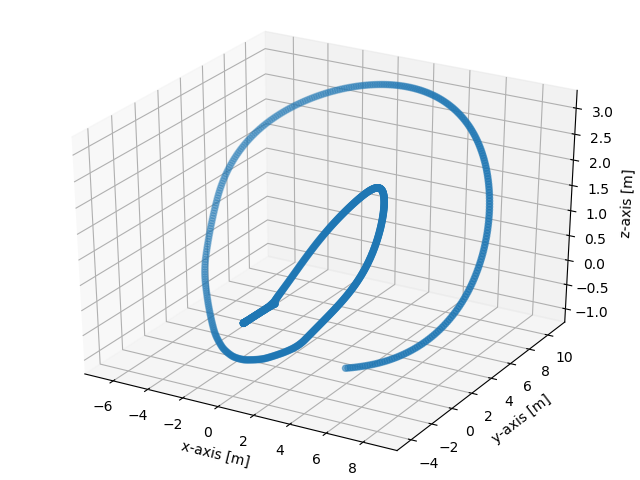

Reproduce this figure in Python.
import scipy
import numpy
import csv
from mpl_toolkits.mplot3d import Axes3D
import matplotlib.pyplot as plt

# imports waypoint data
wp_file = open("waypoints.csv")
row_count = sum(1 for row in wp_file)  # fileObject is your csv.reader
waypoints = numpy.loadtxt(open("waypoints.csv","rb"),delimiter=",")
#print("number of waypoints are", row_count)
if row_count == 1:
   a = waypoints[0]
   b = waypoints[1]
   c = waypoints[2]
else:
   a = waypoints[:,0]
   b = waypoints[:,1]
   c = waypoints[:,2]

# imports data from the run log
with open("run_log.csv", "rb") as f:
    reader = csv.reader(f)
    i = next(reader)

# Parses the header line of data file to find the right columns to plot
for num in range(0,len(i)):
    if i[num] == 'xaxis.var':
        xcolumn = num
    elif i[num] == 'yaxis.var':
        ycolumn = num
    elif i[num] == 'zaxis.var':
        zcolumn = num

data = numpy.loadtxt(open("run_log.csv", "rb"), delimiter=",",skiprows=1)

# samples the total data set to lower computational load of viewing 3D plot
# sample_size defines sample rate of data (i.e. sample_size = 50 - 1/50 points)
sample_size = 10
x = data[::sample_size,xcolumn]
y = data[::sample_size,ycolumn]
z = data[::sample_size,zcolumn]

print("Generating graph: ")
fig = plt.figure()  # Generates figure
ax = Axes3D(fig)    # Uses 3D module to create graph
ax.scatter(x,y,z)   # plots path data
ax.scatter(a,b,c)   # plots waypoints
ax.set_xlabel('x-axis [m]')
ax.set_ylabel('y-axis [m]')
ax.set_zlabel('z-axis [m]')

plt.show()
fig.savefig("graph.png")

quit()
